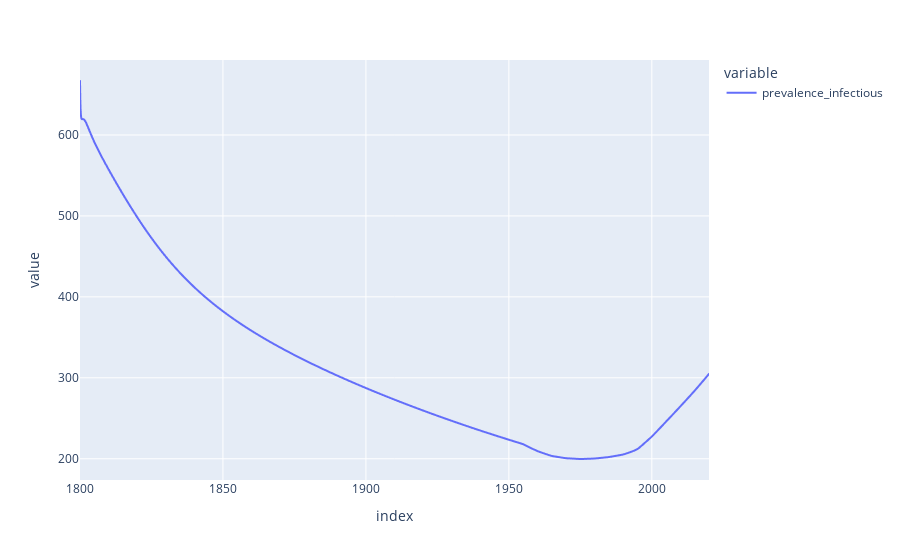

Notebook cell for this chart:
### Code cell
derived_df_0.prevalence_infectious.plot()

### Figure 1 — Plotly figure (JSON) as saved in the notebook; plotly's stock layout.template omitted (floating-point values rounded to 4 significant figures; data arrays with more than 128 entries replaced by an {"elided": "..."} marker saying what was removed)
{"data": [{"hovertemplate": "variable=prevalence_infectious<br>index=%{x}<br>value=%{y}<extra></extra>", "legendgroup": "prevalence_infectious", "line": {"color": "#636efa", "dash": "solid"}, "marker": {"symbol": "circle"}, "mode": "lines", "name": "prevalence_infectious", "showlegend": true, "type": "scattergl", "x": {"elided": "2201 float values"}, "xaxis": "x", "y": {"elided": "2201 float values"}, "yaxis": "y"}], "layout": {"legend": {"title": {"text": "variable"}, "tracegroupgap": 0}, "margin": {"t": 60}, "xaxis": {"anchor": "y", "domain": [0, 1], "title": {"text": "index"}}, "yaxis": {"anchor": "x", "domain": [0, 1], "title": {"text": "value"}}}}
